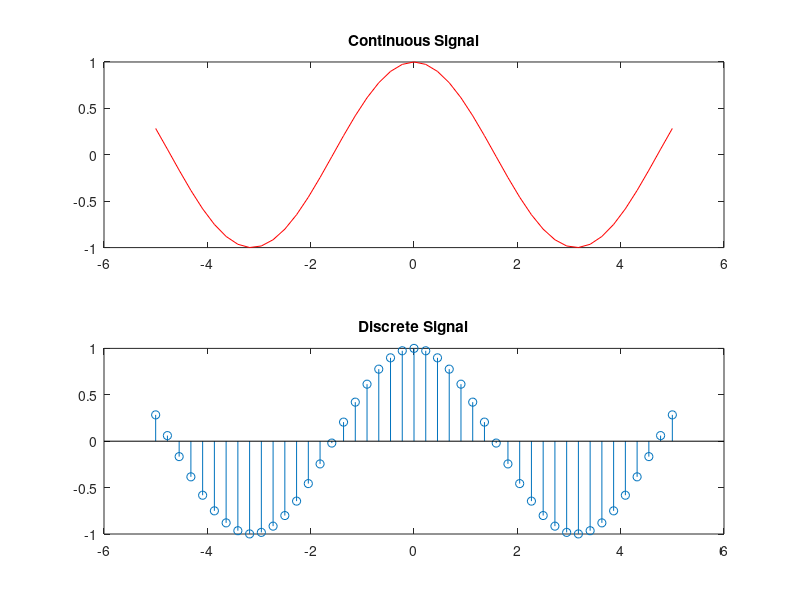

The MATLAB script that drew this image:
clc;
clear;
close all;
%{
Plot the continuous time signal y=cos(t)
over the interval -roll<=t<=roll
%}
x=linspace(-5,5,45);
y=cos(x);
subplot(2,1,1);
plot(x,y,'r');
title('Continuous Signal');
subplot(2,1,2);
stem(x,y);
title('Discrete Signal');